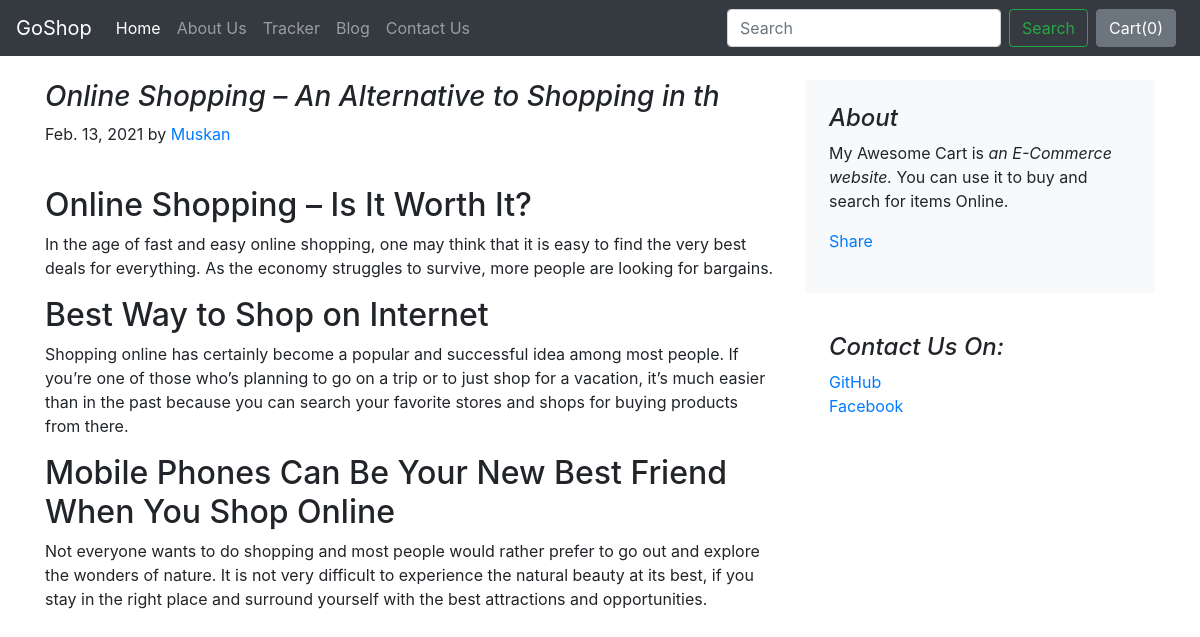
The page /blog/blogpost/1 on the database its author committed.
### blog/models.py (models this page shows)
class Blogpost(models.Model):
    post_id = models.AutoField(primary_key = True)
    title = models.CharField(max_length=50)
    head0 = models.CharField(max_length=500, default="")
    chead0 = models.CharField(max_length=5000, default="")
    head1 = models.CharField(max_length=500, default="")
    chead1 = models.CharField(max_length=5000, default="")
    head2 = models.CharField(max_length=500, default="")
    chead2 = models.CharField(max_length=5000, default="")
    pub_date = models.DateField()
    thumbnail = models.ImageField(upload_to="shop/images", default="")
    def __str__(self):
        return self.title

### blog/views.py (the view)
# urls.py: path("blogpost/<int:id>", views.blogpost, name="blogPost"),
def blogpost(request, id):
    post = Blogpost.objects.filter(post_id = id)[0]
    print(post)
    return render(request, 'blog/blogpost.html', {'post':post})

### blog/templates/blog/blogpost.html (shortened to what this page needs)
{% extends 'blog/basic.html' %}
{% block body %}
<div class="container">
<div class="row mt-4">
    <div class="col-md-8">
      <h3 class="font-italic">
         {{post.title}}
      </h3>
      <article class="blog-post">
        <p class="blog-post-meta">{{post.pub_date}} by <a href="#">Muskan</a></p>
        <div class="fb-like" data-href="http://127.0.0.1:8000/blog/blogpost/{{post.post_id}}" data-width="" data-layout="button" data-action="like" data-size="large" data-share="true"></div><br>
        <h2 class="blog-post-title">{{post.head0}}</h2>
        <p>{{post.chead0}}</p>
        <h2>{{post.head1}}</h2>
        <p>{{post.chead1}}</p>
        <h2>{{post.head2}}</h2>
          <p>{{post.chead2}}</p>
    </div>
    <div class="col-md-4">
      <div class="p-4 mb-3 bg-light rounded">
        <h4 class="font-italic">About</h4>
        <p class="mb-0">My Awesome Cart is<em> an E-Commerce website.</em> You can use it to buy and search for items Online.
        </p>
        <div class=" my-3 fb-share-button" data-href="http://127.0.0.1:8000/blog/blogpost/{{post.post_id}}" data-layout="button_count" data-size="large"><a target="_blank" href="https://www.facebook.com/sharer/sharer.php?u=http%3A%2F%2F127.0.0.1%3A8000%2Fblog%2Fblogpost%2F1&amp;src=sdkpreparse" class="fb-xfbml-parse-ignore">Share</a></div>
      </div>
      <div class="p-4">
        <h4 class="font-italic">Contact Us On:</h4>
        <ol class="list-unstyled">
          <li><a href="https://github.com/muskan667">GitHub</a></li>
          <li><a href="https://www.facebook.com/muskan.guddu.9/">Facebook</a></li>
        </ol>
      </div>
    </div>
  </div>
</div>
{% endblock %}

### rows shown on the page
Blogpost: title "Online Shopping – An Alternative to Shopping in th", pub_date "Feb. 13, 2021", head0 "Online Shopping – Is It Worth It?", chead0 "In the age of fast and easy online shopping, one may think that it is easy to find the very best deals for everything. As the economy struggles to survive, more people are looking for bargains.", head1 "Best Way to Shop on Internet", chead1 "Shopping online has certainly become a popular and successful idea among most people. If you’re one of those who’s planning to go on a trip or to just shop for a vacation, it’s much easier than in the past because you can search your favorite stores and shops for buying products from there.", head2 "Mobile Phones Can Be Your New Best Friend When You Shop Online", chead2 "Not everyone wants to do shopping and most people would rather prefer to go out and explore the wonders of nature. It is not very difficult to experience the natural beauty at its best, if you stay in the right place and surround yourself with the best attractions and opportunities."
